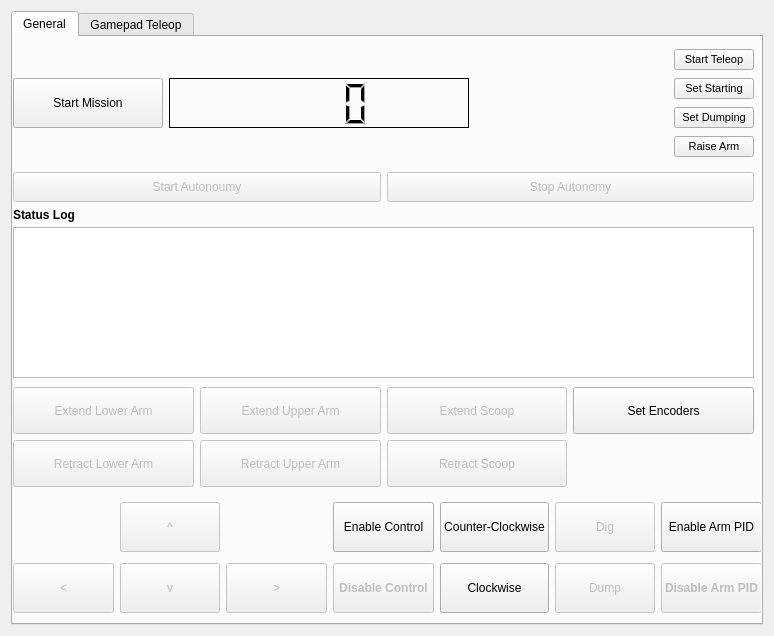
<?xml version="1.0" encoding="UTF-8"?>
<ui version="4.0">
 <class>MissionControlWidget</class>
 <widget class="QWidget" name="MissionControlWidget">
  <property name="enabled">
   <bool>true</bool>
  </property>
  <property name="geometry">
   <rect>
    <x>0</x>
    <y>0</y>
    <width>774</width>
    <height>636</height>
   </rect>
  </property>
  <property name="windowTitle">
   <string>tfr_mission_control</string>
  </property>
  <property name="autoFillBackground">
   <bool>false</bool>
  </property>
  <layout class="QVBoxLayout" name="verticalLayout">
   <item>
    <widget class="QTabWidget" name="tabWidget">
     <property name="currentIndex">
      <number>0</number>
     </property>
     <widget class="QWidget" name="tab">
      <attribute name="title">
       <string>General</string>
      </attribute>
      <widget class="QWidget" name="layoutWidget">
       <property name="geometry">
        <rect>
         <x>0</x>
         <y>10</y>
         <width>741</width>
         <height>113</height>
        </rect>
       </property>
       <layout class="QHBoxLayout" name="admin_bar">
        <item>
         <widget class="QPushButton" name="start_button">
          <property name="sizePolicy">
           <sizepolicy hsizetype="Maximum" vsizetype="Fixed">
            <horstretch>0</horstretch>
            <verstretch>0</verstretch>
           </sizepolicy>
          </property>
          <property name="minimumSize">
           <size>
            <width>150</width>
            <height>50</height>
           </size>
          </property>
          <property name="text">
           <string>Start Mission</string>
          </property>
         </widget>
        </item>
        <item>
         <widget class="QLCDNumber" name="time_display">
          <property name="sizePolicy">
           <sizepolicy hsizetype="Maximum" vsizetype="Maximum">
            <horstretch>0</horstretch>
            <verstretch>0</verstretch>
           </sizepolicy>
          </property>
          <property name="minimumSize">
           <size>
            <width>300</width>
            <height>50</height>
           </size>
          </property>
          <property name="font">
           <font>
            <pointsize>46</pointsize>
            <weight>50</weight>
            <bold>false</bold>
           </font>
          </property>
          <property name="frameShadow">
           <enum>QFrame::Plain</enum>
          </property>
          <property name="smallDecimalPoint">
           <bool>false</bool>
          </property>
          <property name="digitCount">
           <number>4</number>
          </property>
          <property name="segmentStyle">
           <enum>QLCDNumber::Filled</enum>
          </property>
          <property name="value" stdset="0">
           <double>0.000000000000000</double>
          </property>
         </widget>
        </item>
        <item>
         <spacer name="horizontalSpacer">
          <property name="orientation">
           <enum>Qt::Horizontal</enum>
          </property>
          <property name="sizeHint" stdset="0">
           <size>
            <width>40</width>
            <height>20</height>
           </size>
          </property>
         </spacer>
        </item>
        <item>
         <layout class="QVBoxLayout" name="manual_bar">
          <item>
           <widget class="QPushButton" name="clock_button">
            <property name="enabled">
             <bool>true</bool>
            </property>
            <property name="sizePolicy">
             <sizepolicy hsizetype="Maximum" vsizetype="Fixed">
              <horstretch>0</horstretch>
              <verstretch>0</verstretch>
             </sizepolicy>
            </property>
            <property name="minimumSize">
             <size>
              <width>20</width>
              <height>0</height>
             </size>
            </property>
            <property name="font">
             <font>
              <pointsize>8</pointsize>
             </font>
            </property>
            <property name="text">
             <string>Start Teleop</string>
            </property>
           </widget>
          </item>
          <item>
           <widget class="QPushButton" name="reset_starting_button">
            <property name="enabled">
             <bool>true</bool>
            </property>
            <property name="sizePolicy">
             <sizepolicy hsizetype="Minimum" vsizetype="Maximum">
              <horstretch>0</horstretch>
              <verstretch>0</verstretch>
             </sizepolicy>
            </property>
            <property name="minimumSize">
             <size>
              <width>50</width>
              <height>20</height>
             </size>
            </property>
            <property name="font">
             <font>
              <pointsize>8</pointsize>
             </font>
            </property>
            <property name="text">
             <string>Set Starting</string>
            </property>
           </widget>
          </item>
          <item>
           <widget class="QPushButton" name="reset_dumping_button">
            <property name="enabled">
             <bool>true</bool>
            </property>
            <property name="minimumSize">
             <size>
              <width>0</width>
              <height>20</height>
             </size>
            </property>
            <property name="font">
             <font>
              <pointsize>8</pointsize>
             </font>
            </property>
            <property name="text">
             <string>Set Dumping</string>
            </property>
           </widget>
          </item>
          <item>
           <widget class="QPushButton" name="raise_arm_button">
            <property name="enabled">
             <bool>true</bool>
            </property>
            <property name="minimumSize">
             <size>
              <width>0</width>
              <height>20</height>
             </size>
            </property>
            <property name="font">
             <font>
              <pointsize>8</pointsize>
             </font>
            </property>
            <property name="text">
             <string>Raise Arm</string>
            </property>
           </widget>
          </item>
         </layout>
        </item>
       </layout>
      </widget>
      <widget class="QWidget" name="layoutWidget_3">
       <property name="geometry">
        <rect>
         <x>0</x>
         <y>460</y>
         <width>749</width>
         <height>121</height>
        </rect>
       </property>
       <layout class="QGridLayout" name="directional_control">
        <item row="0" column="6">
         <widget class="QPushButton" name="dig_button">
          <property name="enabled">
           <bool>false</bool>
          </property>
          <property name="minimumSize">
           <size>
            <width>0</width>
            <height>50</height>
           </size>
          </property>
          <property name="text">
           <string>Dig</string>
          </property>
         </widget>
        </item>
        <item row="1" column="2">
         <widget class="QPushButton" name="backward_button">
          <property name="enabled">
           <bool>false</bool>
          </property>
          <property name="sizePolicy">
           <sizepolicy hsizetype="Minimum" vsizetype="Minimum">
            <horstretch>0</horstretch>
            <verstretch>0</verstretch>
           </sizepolicy>
          </property>
          <property name="text">
           <string>v</string>
          </property>
         </widget>
        </item>
        <item row="1" column="5">
         <widget class="QPushButton" name="cw_button">
          <property name="enabled">
           <bool>true</bool>
          </property>
          <property name="minimumSize">
           <size>
            <width>0</width>
            <height>50</height>
           </size>
          </property>
          <property name="text">
           <string>Clockwise</string>
          </property>
          <property name="autoRepeat">
           <bool>true</bool>
          </property>
          <property name="autoRepeatDelay">
           <number>50</number>
          </property>
          <property name="autoRepeatInterval">
           <number>50</number>
          </property>
         </widget>
        </item>
        <item row="0" column="2">
         <widget class="QPushButton" name="forward_button">
          <property name="enabled">
           <bool>false</bool>
          </property>
          <property name="sizePolicy">
           <sizepolicy hsizetype="Minimum" vsizetype="Minimum">
            <horstretch>0</horstretch>
            <verstretch>0</verstretch>
           </sizepolicy>
          </property>
          <property name="minimumSize">
           <size>
            <width>50</width>
            <height>50</height>
           </size>
          </property>
          <property name="text">
           <string>^</string>
          </property>
         </widget>
        </item>
        <item row="1" column="4">
         <widget class="QPushButton" name="control_disable_button">
          <property name="enabled">
           <bool>false</bool>
          </property>
          <property name="sizePolicy">
           <sizepolicy hsizetype="Minimum" vsizetype="Minimum">
            <horstretch>0</horstretch>
            <verstretch>0</verstretch>
           </sizepolicy>
          </property>
          <property name="font">
           <font>
            <weight>75</weight>
            <bold>true</bold>
           </font>
          </property>
          <property name="text">
           <string>Disable Control</string>
          </property>
         </widget>
        </item>
        <item row="0" column="5">
         <widget class="QPushButton" name="ccw_button">
          <property name="enabled">
           <bool>true</bool>
          </property>
          <property name="minimumSize">
           <size>
            <width>0</width>
            <height>50</height>
           </size>
          </property>
          <property name="text">
           <string>Counter-Clockwise</string>
          </property>
          <property name="autoRepeat">
           <bool>true</bool>
          </property>
          <property name="autoRepeatDelay">
           <number>50</number>
          </property>
          <property name="autoRepeatInterval">
           <number>50</number>
          </property>
         </widget>
        </item>
        <item row="0" column="7">
         <widget class="QPushButton" name="arm_pid_enable_button">
          <property name="sizePolicy">
           <sizepolicy hsizetype="Minimum" vsizetype="Minimum">
            <horstretch>0</horstretch>
            <verstretch>0</verstretch>
           </sizepolicy>
          </property>
          <property name="text">
           <string>Enable Arm PID</string>
          </property>
         </widget>
        </item>
        <item row="0" column="4">
         <widget class="QPushButton" name="control_enable_button">
          <property name="sizePolicy">
           <sizepolicy hsizetype="Minimum" vsizetype="Minimum">
            <horstretch>0</horstretch>
            <verstretch>0</verstretch>
           </sizepolicy>
          </property>
          <property name="font">
           <font>
            <weight>50</weight>
            <bold>false</bold>
           </font>
          </property>
          <property name="text">
           <string>Enable Control</string>
          </property>
         </widget>
        </item>
        <item row="1" column="3">
         <widget class="QPushButton" name="right_button">
          <property name="enabled">
           <bool>false</bool>
          </property>
          <property name="sizePolicy">
           <sizepolicy hsizetype="Minimum" vsizetype="Minimum">
            <horstretch>0</horstretch>
            <verstretch>0</verstretch>
           </sizepolicy>
          </property>
          <property name="text">
           <string>&gt;</string>
          </property>
         </widget>
        </item>
        <item row="1" column="7">
         <widget class="QPushButton" name="arm_pid_disable_button">
          <property name="enabled">
           <bool>false</bool>
          </property>
          <property name="sizePolicy">
           <sizepolicy hsizetype="Minimum" vsizetype="Minimum">
            <horstretch>0</horstretch>
            <verstretch>0</verstretch>
           </sizepolicy>
          </property>
          <property name="font">
           <font>
            <weight>75</weight>
            <bold>true</bold>
           </font>
          </property>
          <property name="text">
           <string>Disable Arm PID</string>
          </property>
         </widget>
        </item>
        <item row="1" column="6">
         <widget class="QPushButton" name="dump_button">
          <property name="enabled">
           <bool>false</bool>
          </property>
          <property name="sizePolicy">
           <sizepolicy hsizetype="Minimum" vsizetype="Minimum">
            <horstretch>0</horstretch>
            <verstretch>0</verstretch>
           </sizepolicy>
          </property>
          <property name="text">
           <string>Dump</string>
          </property>
         </widget>
        </item>
        <item row="1" column="1">
         <widget class="QPushButton" name="left_button">
          <property name="enabled">
           <bool>false</bool>
          </property>
          <property name="sizePolicy">
           <sizepolicy hsizetype="Minimum" vsizetype="Minimum">
            <horstretch>0</horstretch>
            <verstretch>0</verstretch>
           </sizepolicy>
          </property>
          <property name="text">
           <string>&lt;</string>
          </property>
         </widget>
        </item>
       </layout>
      </widget>
      <widget class="QWidget" name="layoutWidget_4">
       <property name="geometry">
        <rect>
         <x>0</x>
         <y>350</y>
         <width>741</width>
         <height>100</height>
        </rect>
       </property>
       <layout class="QGridLayout" name="arm_linear_control">
        <item row="1" column="2">
         <widget class="QPushButton" name="scoop_retract_button">
          <property name="enabled">
           <bool>false</bool>
          </property>
          <property name="sizePolicy">
           <sizepolicy hsizetype="Minimum" vsizetype="Minimum">
            <horstretch>0</horstretch>
            <verstretch>0</verstretch>
           </sizepolicy>
          </property>
          <property name="text">
           <string>Retract Scoop</string>
          </property>
         </widget>
        </item>
        <item row="1" column="1">
         <widget class="QPushButton" name="upper_arm_retract_button">
          <property name="enabled">
           <bool>false</bool>
          </property>
          <property name="sizePolicy">
           <sizepolicy hsizetype="Minimum" vsizetype="Minimum">
            <horstretch>0</horstretch>
            <verstretch>0</verstretch>
           </sizepolicy>
          </property>
          <property name="text">
           <string>Retract Upper Arm</string>
          </property>
         </widget>
        </item>
        <item row="0" column="1">
         <widget class="QPushButton" name="upper_arm_extend_button">
          <property name="enabled">
           <bool>false</bool>
          </property>
          <property name="sizePolicy">
           <sizepolicy hsizetype="Minimum" vsizetype="Minimum">
            <horstretch>0</horstretch>
            <verstretch>0</verstretch>
           </sizepolicy>
          </property>
          <property name="text">
           <string>Extend Upper Arm</string>
          </property>
         </widget>
        </item>
        <item row="0" column="2">
         <widget class="QPushButton" name="scoop_extend_button">
          <property name="enabled">
           <bool>false</bool>
          </property>
          <property name="sizePolicy">
           <sizepolicy hsizetype="Minimum" vsizetype="Minimum">
            <horstretch>0</horstretch>
            <verstretch>0</verstretch>
           </sizepolicy>
          </property>
          <property name="text">
           <string>Extend Scoop</string>
          </property>
         </widget>
        </item>
        <item row="1" column="0">
         <widget class="QPushButton" name="lower_arm_retract_button">
          <property name="enabled">
           <bool>false</bool>
          </property>
          <property name="sizePolicy">
           <sizepolicy hsizetype="Minimum" vsizetype="Minimum">
            <horstretch>0</horstretch>
            <verstretch>0</verstretch>
           </sizepolicy>
          </property>
          <property name="text">
           <string>Retract Lower Arm</string>
          </property>
         </widget>
        </item>
        <item row="0" column="0">
         <widget class="QPushButton" name="lower_arm_extend_button">
          <property name="enabled">
           <bool>false</bool>
          </property>
          <property name="sizePolicy">
           <sizepolicy hsizetype="Minimum" vsizetype="Minimum">
            <horstretch>0</horstretch>
            <verstretch>0</verstretch>
           </sizepolicy>
          </property>
          <property name="text">
           <string>Extend Lower Arm</string>
          </property>
         </widget>
        </item>
        <item row="0" column="3">
         <widget class="QPushButton" name="set_encoders">
          <property name="sizePolicy">
           <sizepolicy hsizetype="Minimum" vsizetype="Minimum">
            <horstretch>0</horstretch>
            <verstretch>0</verstretch>
           </sizepolicy>
          </property>
          <property name="text">
           <string>Set Encoders</string>
          </property>
         </widget>
        </item>
       </layout>
      </widget>
      <widget class="QPlainTextEdit" name="status_log">
       <property name="geometry">
        <rect>
         <x>0</x>
         <y>190</y>
         <width>741</width>
         <height>151</height>
        </rect>
       </property>
       <property name="readOnly">
        <bool>true</bool>
       </property>
       <property name="plainText">
        <string/>
       </property>
      </widget>
      <widget class="QWidget" name="layoutWidget_2">
       <property name="geometry">
        <rect>
         <x>0</x>
         <y>130</y>
         <width>741</width>
         <height>41</height>
        </rect>
       </property>
       <layout class="QHBoxLayout" name="mission_bar">
        <item>
         <widget class="QPushButton" name="autonomy_button">
          <property name="enabled">
           <bool>false</bool>
          </property>
          <property name="minimumSize">
           <size>
            <width>0</width>
            <height>30</height>
           </size>
          </property>
          <property name="text">
           <string>Start Autonoumy</string>
          </property>
         </widget>
        </item>
        <item>
         <widget class="QPushButton" name="teleop_button">
          <property name="enabled">
           <bool>false</bool>
          </property>
          <property name="minimumSize">
           <size>
            <width>0</width>
            <height>30</height>
           </size>
          </property>
          <property name="text">
           <string>Stop Autonomy</string>
          </property>
         </widget>
        </item>
       </layout>
      </widget>
      <widget class="QLabel" name="label">
       <property name="geometry">
        <rect>
         <x>0</x>
         <y>170</y>
         <width>71</width>
         <height>16</height>
        </rect>
       </property>
       <property name="font">
        <font>
         <weight>75</weight>
         <bold>true</bold>
        </font>
       </property>
       <property name="text">
        <string>Status Log</string>
       </property>
      </widget>
     </widget>
     <widget class="QWidget" name="tab_2">
      <attribute name="title">
       <string>Gamepad Teleop</string>
      </attribute>
      <widget class="QDockWidget" name="dockWidget">
       <property name="geometry">
        <rect>
         <x>0</x>
         <y>0</y>
         <width>741</width>
         <height>301</height>
        </rect>
       </property>
       <property name="font">
        <font>
         <weight>75</weight>
         <bold>true</bold>
        </font>
       </property>
       <property name="windowTitle">
        <string>Gamepad Input Log</string>
       </property>
       <widget class="QWidget" name="dockWidgetContents">
        <widget class="QTextBrowser" name="gamepad_log">
         <property name="geometry">
          <rect>
           <x>-50</x>
           <y>-10</y>
           <width>791</width>
           <height>271</height>
          </rect>
         </property>
        </widget>
       </widget>
      </widget>
     </widget>
    </widget>
   </item>
  </layout>
 </widget>
 <resources/>
 <connections/>
</ui>
